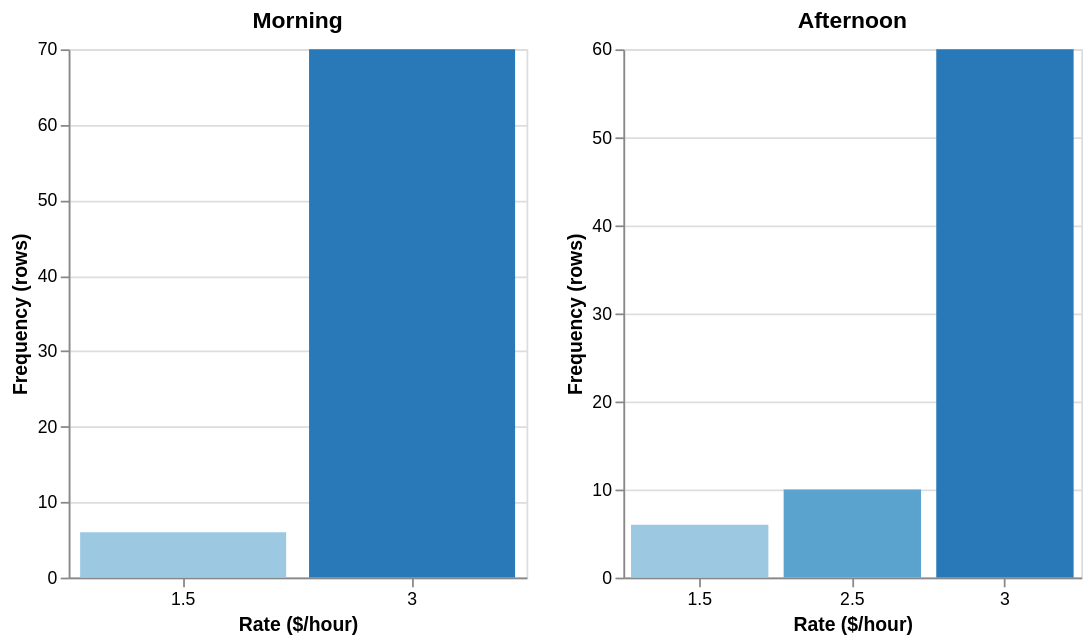

The notebook cell this image was saved under:
### Markdown cell above
### 1.3.1. Price Ranking

### Code cell
def make_rate_ranking(df: pl.DataFrame, period: str) -> pl.DataFrame:
    return (
        df.group_by("rate")
        .agg([
            pl.len().alias("n_rows"),
            pl.col("location").unique().sort().alias("locations_list"),
        ])
        .with_columns([
            pl.col("locations_list").list.join(", ").alias("locations"),
            pl.lit(period).alias("period"),
        ])
        .select(["period", "rate", "n_rows", "locations"])
    )

rate_morning = make_rate_ranking(morning_analysis, "Morning")
rate_afternoon = make_rate_ranking(afternoon_analysis, "Afternoon")

df_both = pl.concat([rate_morning, rate_afternoon]).sort(["period", "rate"]).to_pandas()

df_m = rate_morning.to_pandas()
df_a = rate_afternoon.to_pandas()

c1 = alt.Chart(df_m).mark_bar().encode(
    x=alt.X("rate:O", title="Rate ($/hour)", 
            sort="ascending", axis=alt.Axis(labelAngle=0)),
    y=alt.Y("n_rows:Q", title="Frequency (rows)"),
    color=alt.Color("rate:O", legend=None),
    tooltip=["rate", "n_rows", "locations"],
).properties(width=260, height=300, title="Morning")

c2 = alt.Chart(df_a).mark_bar().encode(
    x=alt.X("rate:O", title="Rate ($/hour)", 
            sort="ascending", axis=alt.Axis(labelAngle=0)),
    y=alt.Y("n_rows:Q", title="Frequency (rows)"),
    color=alt.Color("rate:O", legend=None),
    tooltip=["rate", "n_rows", "locations"],
).properties(width=260, height=300, title="Afternoon")

(c1 | c2).resolve_scale(color="shared",)

### Figure 1 — Vega-Lite specification as saved in the notebook (floating-point values rounded to 4 significant figures)
{"config": {"view": {"continuousWidth": 300, "continuousHeight": 300}}, "hconcat": [{"data": {"name": "data-68c5d778071c8e8433573a1ae89994af"}, "mark": {"type": "bar"}, "encoding": {"color": {"field": "rate", "legend": null, "type": "ordinal"}, "tooltip": [{"field": "rate", "type": "quantitative"}, {"field": "n_rows", "type": "quantitative"}, {"field": "locations", "type": "nominal"}], "x": {"axis": {"labelAngle": 0}, "field": "rate", "sort": "ascending", "title": "Rate ($/hour)", "type": "ordinal"}, "y": {"field": "n_rows", "title": "Frequency (rows)", "type": "quantitative"}}, "height": 300, "title": "Morning", "width": 260}, {"data": {"name": "data-0557023d343e8fb2424949484aab4871"}, "mark": {"type": "bar"}, "encoding": {"color": {"field": "rate", "legend": null, "type": "ordinal"}, "tooltip": [{"field": "rate", "type": "quantitative"}, {"field": "n_rows", "type": "quantitative"}, {"field": "locations", "type": "nominal"}], "x": {"axis": {"labelAngle": 0}, "field": "rate", "sort": "ascending", "title": "Rate ($/hour)", "type": "ordinal"}, "y": {"field": "n_rows", "title": "Frequency (rows)", "type": "quantitative"}}, "height": 300, "title": "Afternoon", "width": 260}], "resolve": {"scale": {"color": "shared"}}, "$schema": "https://vega.github.io/schema/vega-lite/v5.20.1.json", "datasets": {"data-68c5d778071c8e8433573a1ae89994af": [{"period": "Morning", "rate": 1.5, "n_rows": 6, "locations": "SCHENLEY DR"}, {"period": "Morning", "rate": 3.0, "n_rows": 70, "locations": "BAYARD ST, BIGELOW BLVD, FIFTH AVE, FILMORE ST, FORBES AVE, N BELLEFIELD, N CRAIG ST, N DITHRIDGE ST, RUSKIN AVE, S BELLEFIELD, S CRAIG ST, S DITHRIDGE ST, SCHENLEY DR, SCHENLEY DR EXT, TENNYSON AVE, WINTHROP ST"}], "data-0557023d343e8fb2424949484aab4871": [{"period": "Afternoon", "rate": 2.5, "n_rows": 10, "locations": "FILMORE ST, S CRAIG ST, WINTHROP ST"}, {"period": "Afternoon", "rate": 3.0, "n_rows": 60, "locations": "BAYARD ST, BIGELOW BLVD, FIFTH AVE, FILMORE ST, FORBES AVE, N BELLEFIELD, N CRAIG ST, N DITHRIDGE ST, RUSKIN AVE, S BELLEFIELD, S DITHRIDGE ST, SCHENLEY DR, SCHENLEY DR EXT, TENNYSON AVE, WINTHROP ST"}, {"period": "Afternoon", "rate": 1.5, "n_rows": 6, "locations": "SCHENLEY DR"}]}}
